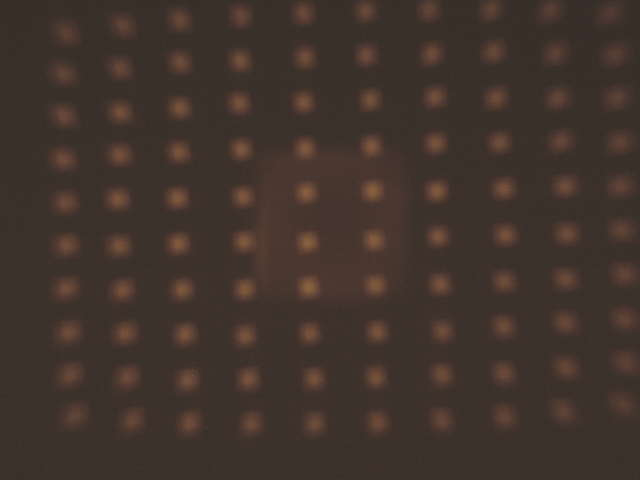
#> input picture Pictures/SL_inverted/SL_1010.png, 640 x 480 px
$ python invert_png.py ../Pictures/SL_inverted
#> lines starting #> are read from the running program, lines starting #| are printed output that depends on the picture
#!/usr/bin/env python3
"""Invert every PNG in a folder into <folder>_inverted (or --out).

Usage:
    python invert_png.py <png_folder> [--out <folder>]
"""

import argparse
from pathlib import Path

import cv2


def main():
    """Command-line entry."""
    p = argparse.ArgumentParser(description=__doc__, formatter_class=argparse.RawDescriptionHelpFormatter)
    p.add_argument("src", type=Path, help="folder with PNG images")
    p.add_argument("--out", type=Path, default=None, help="output folder (default: <src>_inverted)")
    args = p.parse_args()
    out = args.out or args.src.with_name(args.src.name + "_inverted")
    out.mkdir(parents=True, exist_ok=True)
    for f in sorted(f for f in args.src.iterdir() if f.suffix.lower() == ".png"):
        cv2.imwrite(str(out / f.name), cv2.bitwise_not(cv2.imread(str(f), cv2.IMREAD_UNCHANGED)))
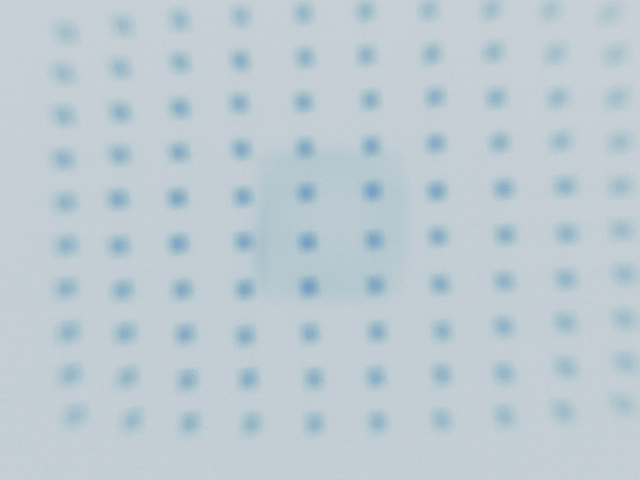
#> saved as SL_1010.png: shape (480, 640, 3); mean B, G, R 210.4, 203.5, 189.5
#> pass 2 of the loop in main, `for f in sorted(f for f in args.src.iterdir() if f.suffix.lower() == "..`:
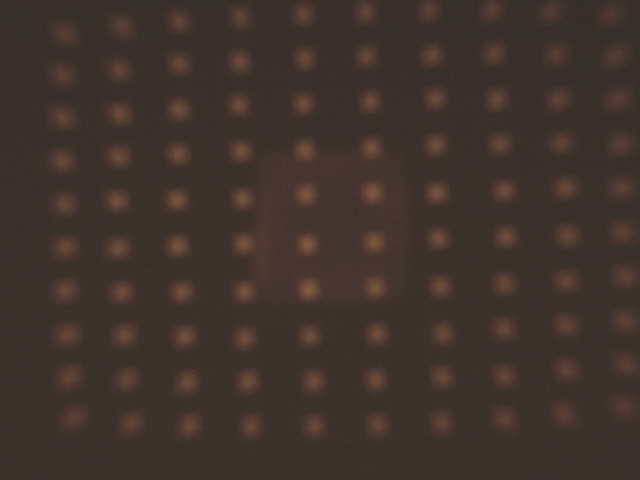
#> input picture Pictures/SL_inverted/SL_1110.png, 640 x 480 px
#> in main, `cv2.imwrite(str(out / f.name), cv2.bitwise_not(cv2.imread(str(f), cv2...`:
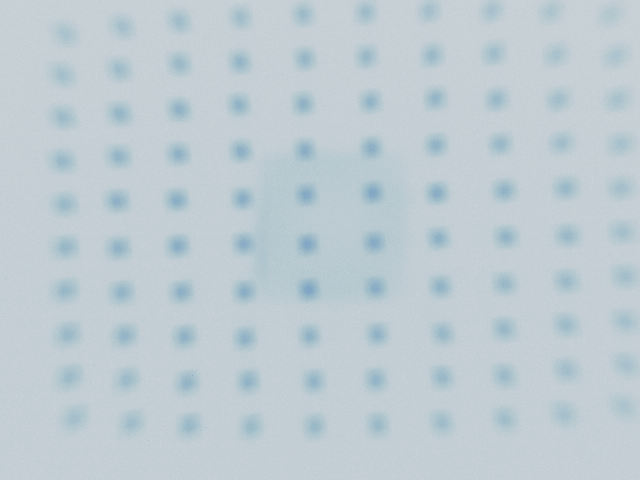
#> saved as SL_1110.png: shape (480, 640, 3); mean B, G, R 210.8, 204.1, 190.7


if __name__ == "__main__":
    main()
